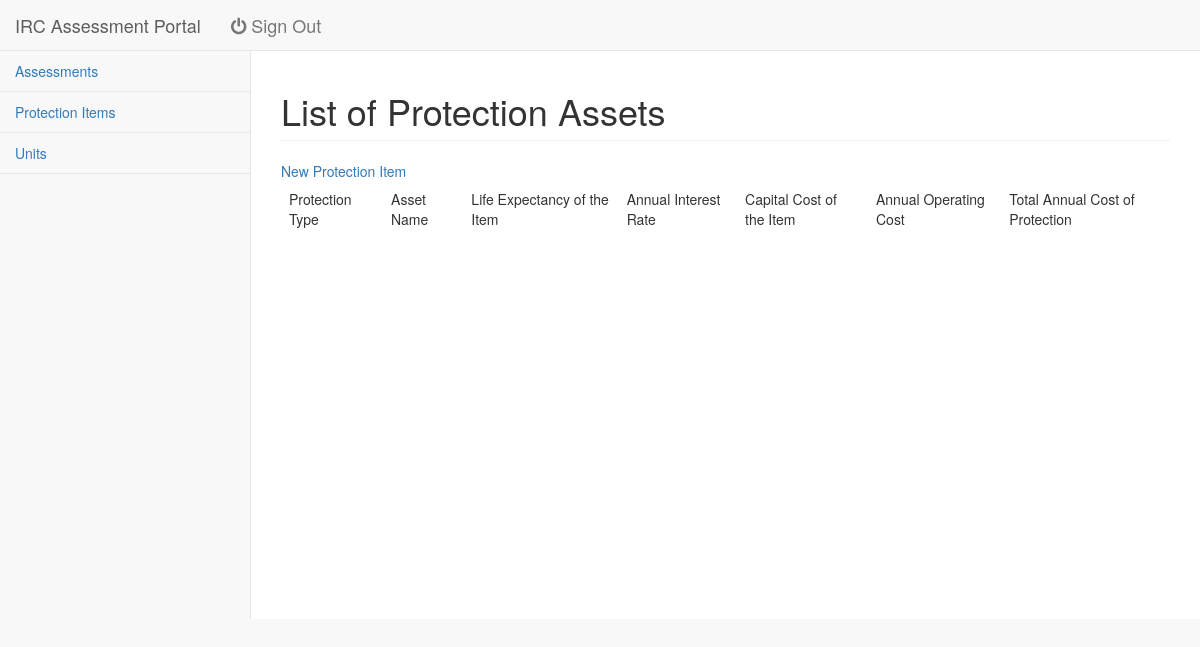
Before: /ProtectionItems/ (signed in) with the older database file.
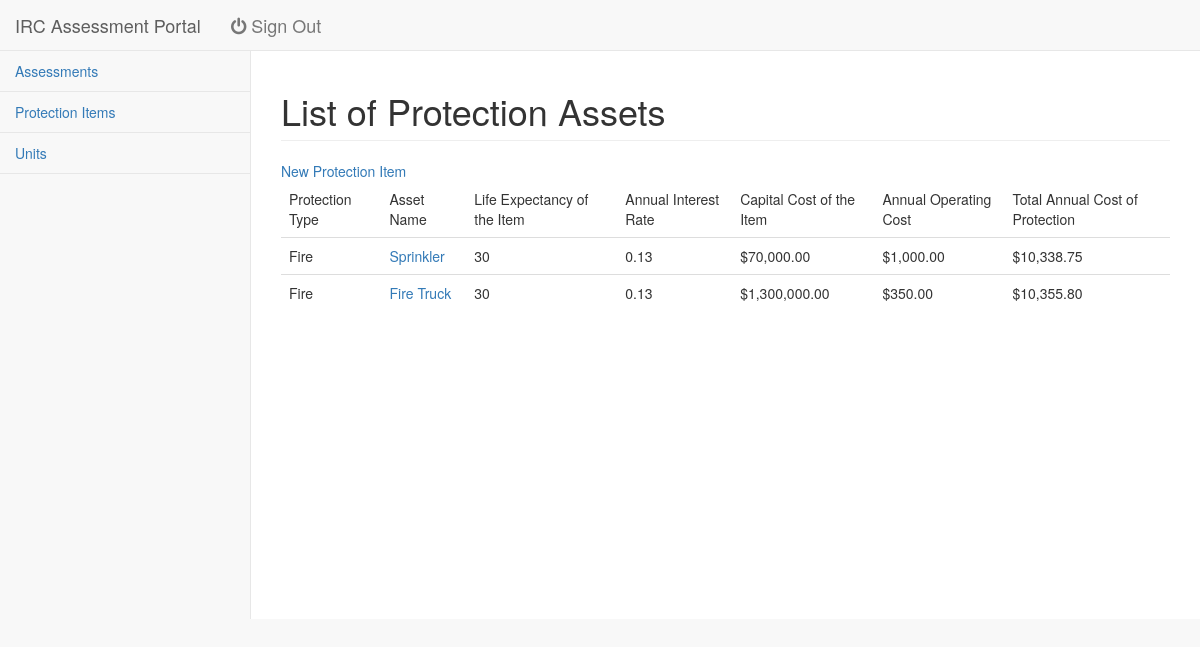
After: the same page with the newer database file.
### IRC/models.py (models this page shows, shortened)
class CostOfProtection(models.Model):
	name = models.CharField(max_length=200)
	type = models.ForeignKey(
		AssessmentType,
		on_delete=models.CASCADE
	)
	years = models.PositiveSmallIntegerField()
	annualInterestRate = models.DecimalField(max_digits=4, decimal_places=2)
	capEx = models.DecimalField(max_digits=14, decimal_places=2)
	areasServiced = models.PositiveSmallIntegerField()
	otherCapEx = models.DecimalField(max_digits=14, decimal_places=2)
	opEx = models.DecimalField(max_digits=14, decimal_places=2)
	otherOpEx = models.DecimalField(max_digits=14, decimal_places=2)
	def get_absolute_url(self):
		return reverse('protectionItemsDetailView', args=[str(self.pk)])
	@property
	def totalCapExPerArea(self):
		return round((self.capEx/self.areasServiced),2)
	@property
	def annualAmortization(self):
		return round(PMT(self.totalCapExPerArea+self.otherCapEx, self.annualInterestRate, self.years),2)
	@property
	def annualCostOfProtection(self):
		return round((self.annualAmortization + self.opEx + self.otherOpEx),2)

class AssessmentType(models.Model):
	type = models.CharField(max_length=200)
	def __str__(self):
		return self.type

### IRC/views.py (the view)
# urls.py: url(r'^ProtectionItems/$', views.ProtectionItemsListView.as_view(), name='protectionItemsListView'),
class ProtectionItemsListView(ListView):
	model = CostOfProtection

### IRC/financials.py (called while the page is built)
def PMT(P, r, n):
	term1 = decimal.Decimal(pow((1+r),n))
	return P*r*term1/(term1 - 1)

### IRC/templates/IRC/costofprotection_list.html
{% extends 'base.html' %}
{% block header %}
	{% if user.is_authenticated %}
		List of Protection Assets
	{% endif %}
{% endblock %}
{% block content %}
	{%if user.is_authenticated %}
		<a href="{% url 'protectionItem_new' %}">New Protection Item</a>
		{% load humanize%}
		<table class="table">
			<thead><tr>
				<td>Protection Type</td>
				<td>Asset Name</td>
				<td>Life Expectancy of the Item</td>
				<td>Annual Interest Rate</td>
				<td>Capital Cost of the Item</td>
				<td>Annual Operating Cost</td>
				<td>Total Annual Cost of Protection</td>
			</tr></thead>
			<tbody>
		{% for item in object_list %}
			<tr>
				<td>{{item.type}}</td>
				<td><a href="{{ item.get_absolute_url }}">{{item.name}}</a></td>
				<td>{{item.years}}</td>
				<td>{{item.annualInterestRate.normalize}}</td>
				<td>${{item.capEx|intcomma}}</td>
				<td>${{item.opEx|intcomma}}</td>
				<td>${{item.annualCostOfProtection|intcomma}}</td>
			</tr>
		{% endfor %}
			</tbody>
		</table>
	{% else %}
		<a href="{% url 'login'%}"> Login Here</a><br>
	{% endif %}
{% endblock %}

Changed rows visible on the page:
added CostOfProtection: type "Fire", name "Sprinkler", years "30", annualInterestRate.normalize "0.13", capEx "70,000.00", opEx "1,000.00", annualCostOfProtection "10,338.75"
added CostOfProtection: type "Fire", name "Fire Truck", years "30", annualInterestRate.normalize "0.13", capEx "1,300,000.00", opEx "350.00", annualCostOfProtection "10,355.80"
